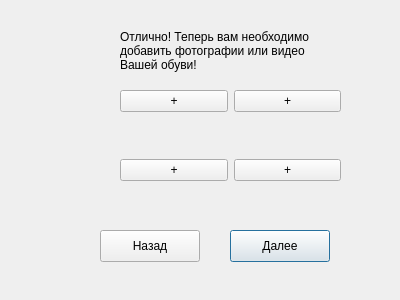
<?xml version="1.0" encoding="UTF-8"?>
<ui version="4.0">
 <class>Shoes</class>
 <widget class="QDialog" name="Shoes">
  <property name="geometry">
   <rect>
    <x>0</x>
    <y>0</y>
    <width>400</width>
    <height>300</height>
   </rect>
  </property>
  <property name="windowTitle">
   <string>Dialog</string>
  </property>
  <widget class="QPushButton" name="pushButton_2">
   <property name="geometry">
    <rect>
     <x>230</x>
     <y>230</y>
     <width>100</width>
     <height>32</height>
    </rect>
   </property>
   <property name="text">
    <string>Далее</string>
   </property>
  </widget>
  <widget class="QLabel" name="label">
   <property name="geometry">
    <rect>
     <x>120</x>
     <y>20</y>
     <width>211</width>
     <height>61</height>
    </rect>
   </property>
   <property name="text">
    <string>Отлично! Теперь вам необходимо добавить фотографии или видео Вашей обуви!</string>
   </property>
   <property name="wordWrap">
    <bool>true</bool>
   </property>
  </widget>
  <widget class="QPushButton" name="pushButton">
   <property name="geometry">
    <rect>
     <x>100</x>
     <y>230</y>
     <width>100</width>
     <height>32</height>
    </rect>
   </property>
   <property name="text">
    <string>Назад</string>
   </property>
  </widget>
  <widget class="QWidget" name="gridLayoutWidget">
   <property name="geometry">
    <rect>
     <x>120</x>
     <y>90</y>
     <width>221</width>
     <height>131</height>
    </rect>
   </property>
   <layout class="QGridLayout" name="gridLayout">
    <item row="1" column="1">
     <widget class="QLabel" name="label_3">
      <property name="text">
       <string/>
      </property>
     </widget>
    </item>
    <item row="2" column="0">
     <widget class="QPushButton" name="pushButton_6">
      <property name="text">
       <string>+</string>
      </property>
     </widget>
    </item>
    <item row="0" column="0">
     <widget class="QPushButton" name="pushButton_3">
      <property name="text">
       <string>+</string>
      </property>
     </widget>
    </item>
    <item row="1" column="0">
     <widget class="QLabel" name="label_2">
      <property name="text">
       <string/>
      </property>
     </widget>
    </item>
    <item row="0" column="1">
     <widget class="QPushButton" name="pushButton_5">
      <property name="text">
       <string>+</string>
      </property>
     </widget>
    </item>
    <item row="2" column="1">
     <widget class="QPushButton" name="pushButton_4">
      <property name="text">
       <string>+</string>
      </property>
     </widget>
    </item>
    <item row="3" column="0">
     <widget class="QLabel" name="label_4">
      <property name="text">
       <string/>
      </property>
     </widget>
    </item>
    <item row="3" column="1">
     <widget class="QLabel" name="label_5">
      <property name="text">
       <string/>
      </property>
     </widget>
    </item>
   </layout>
  </widget>
 </widget>
 <resources/>
 <connections/>
</ui>
